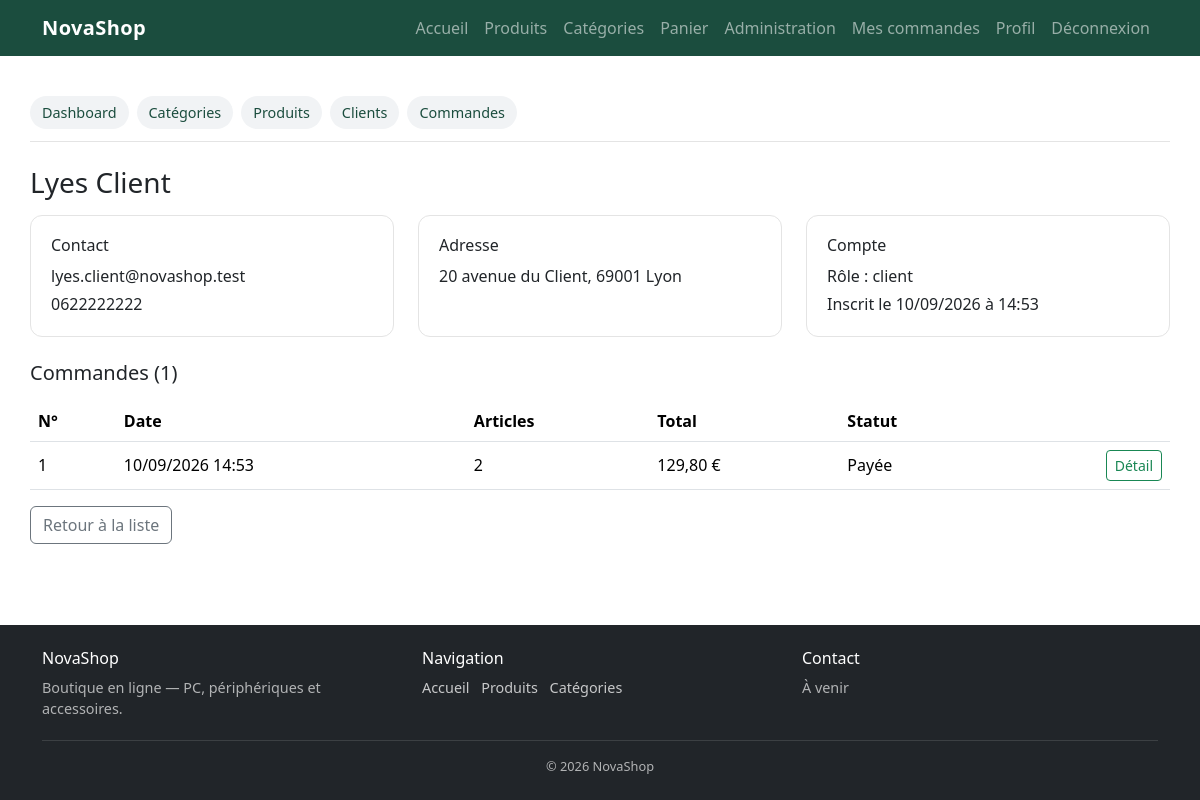
The app's page /admin/client.php?id=2 (signed in) with its own data.
### tables this page shows
CREATE TABLE users (
    id INT UNSIGNED AUTO_INCREMENT PRIMARY KEY,
    prenom VARCHAR(100) NOT NULL,
    nom VARCHAR(100) NOT NULL,
    email VARCHAR(150) NOT NULL UNIQUE,
    telephone VARCHAR(30) NOT NULL,
    adresse VARCHAR(255) NOT NULL,
    mot_de_passe VARCHAR(255) NOT NULL,
    role ENUM('admin', 'client') NOT NULL DEFAULT 'client',
    created_at DATETIME NOT NULL DEFAULT CURRENT_TIMESTAMP
);

CREATE TABLE orders (
    id INT UNSIGNED AUTO_INCREMENT PRIMARY KEY,
    user_id INT UNSIGNED NOT NULL,
    total DECIMAL(10, 2) NOT NULL,
    adresse_livraison VARCHAR(255) NOT NULL,
    mode_paiement ENUM('carte', 'livraison') NOT NULL DEFAULT 'livraison',
    statut ENUM('en_attente', 'payee', 'expediee', 'livree', 'annulee')
        NOT NULL DEFAULT 'en_attente',
    created_at DATETIME NOT NULL DEFAULT CURRENT_TIMESTAMP,
    CONSTRAINT fk_orders_user
        FOREIGN KEY (user_id) REFERENCES users(id)
        ON UPDATE CASCADE
        ON DELETE RESTRICT
);

### includes/functions.php (called while the page is built, shortened)
<?php
function e(?string $value): string
{
    return htmlspecialchars($value ?? '', ENT_QUOTES, 'UTF-8');
}

### includes/catalogue.php (called while the page is built, shortened)
<?php
function formatPrix(string|float $prix): string
{
    return number_format((float) $prix, 2, ',', ' ') . ' €';
}
function libelleStatut(string $statut): string
{
    return match ($statut) {
        'en_attente' => 'En attente de paiement',
        'payee' => 'Payée',
        'expediee' => 'Expédiée',
        'livree' => 'Livrée',
        'annulee' => 'Annulée',
        default => $statut,
    };
}

### admin/client.php (the view, shortened to what this page needs)
<?php
require_once __DIR__ . '/bootstrap.php';
$id = (int) ($_GET['id'] ?? 0);
$stmt = $pdo->prepare(
    'SELECT id, prenom, nom, email, telephone, adresse, role, created_at
     FROM users WHERE id = ? LIMIT 1'
);
$stmt->execute([$id]);
$client = $stmt->fetch();
    ?>
    <?php
$stmt = $pdo->prepare(
    'SELECT o.id, o.total, o.statut, o.mode_paiement, o.created_at, COUNT(oi.id) AS nb_lignes
     FROM orders o
     LEFT JOIN order_items oi ON oi.order_id = o.id
     WHERE o.user_id = ?
     GROUP BY o.id, o.total, o.statut, o.mode_paiement, o.created_at
     ORDER BY o.created_at DESC, o.id DESC'
);
$stmt->execute([$id]);
$commandes = $stmt->fetchAll();
require __DIR__ . '/../includes/header.php';
require __DIR__ . '/nav.php';
?>
<h1 class="h3 mb-3"><?= e($client['prenom'] . ' ' . $client['nom']) ?></h1>
<div class="row g-3 g-lg-4 mb-4">
    <div class="col-12 col-md-4">
        <article class="info-card">
            <h2 class="h6">Contact</h2>
            <p class="mb-1"><?= e($client['email']) ?></p>
            <p class="mb-0"><?= e($client['telephone']) ?></p>
        </article>
    </div>
    <div class="col-12 col-md-4">
        <article class="info-card">
            <h2 class="h6">Adresse</h2>
            <p class="mb-0"><?= nl2br(e((string) $client['adresse'])) ?></p>
        </article>
    </div>
    <div class="col-12 col-md-4">
        <article class="info-card">
            <h2 class="h6">Compte</h2>
            <p class="mb-1">Rôle : <?= e($client['role']) ?></p>
            <p class="mb-0">
                Inscrit le <?= e(date('d/m/Y à H:i', strtotime((string) $client['created_at']))) ?>
            </p>
        </article>
    </div>
</div>
<h2 class="h5 mb-3">Commandes (<?= e((string) count($commandes)) ?>)</h2>
<?php if ($commandes === []): ?>
    <div class="alert alert-secondary">Ce client n’a pas encore commandé.</div>
<?php else: ?>
    <div class="table-responsive">
        <table class="table align-middle">
            <thead>
                <tr>
                    <th scope="col">N°</th>
                    <th scope="col">Date</th>
                    <th scope="col">Articles</th>
                    <th scope="col">Total</th>
                    <th scope="col">Statut</th>
                    <th scope="col"><span class="visually-hidden">Détail</span></th>
                </tr>
            </thead>
            <tbody>
                <?php foreach ($commandes as $commande): ?>
                    <tr>
                        <td><?= e((string) $commande['id']) ?></td>
                        <td><?= e(date('d/m/Y H:i', strtotime((string) $commande['created_at']))) ?></td>
                        <td><?= e((string) $commande['nb_lignes']) ?></td>
                        <td><?= e(formatPrix($commande['total'])) ?></td>
                        <td><?= e(libelleStatut((string) $commande['statut'])) ?></td>
                        <td class="text-end">
                            <a class="btn btn-outline-success btn-sm"
                               href="<?= e(ADMIN_URL) ?>/commande.php?id=<?= e((string) $commande['id']) ?>">
                                Détail
                            </a>
                        </td>
                    </tr>
                <?php endforeach; ?>
            </tbody>
        </table>
    </div>
<?php endif; ?>
<a class="btn btn-outline-secondary" href="<?= e(ADMIN_URL) ?>/clients.php">Retour à la liste</a>
<?php require __DIR__ . '/../includes/footer.php'; ?>

### public/css/style.css (style rules this page uses)
.info-card { height: 100%; border: 1px solid #e4e4e4; border-radius: 0.75rem; padding: 1.25rem; background: #fff; }

### records on screen
users: prenom+nom "Lyes Client", email "lyes.client@novashop.test", telephone "0622222222", adresse "20 avenue du Client, 69001 Lyon", role "client", created_at "10/09/2026 à 14:53"
orders: id "1", created_at "10/09/2026 14:53", nb_lignes "2", total "129,80 €", statut "Payée"

### other values on screen
$libelle "Dashboard"
$libelle "Catégories"
$libelle "Produits"
$libelle "Clients"
$libelle "Commandes"
count($commandes) "1"
